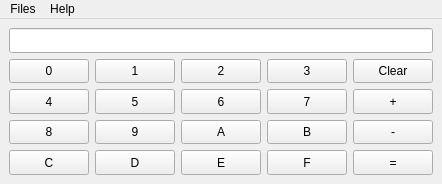
<?xml version="1.0" encoding="UTF-8"?>
<ui version="4.0">
 <class>mainWindow</class>
 <widget class="QMainWindow" name="mainWindow">
  <property name="geometry">
   <rect>
    <x>0</x>
    <y>0</y>
    <width>419</width>
    <height>184</height>
   </rect>
  </property>
  <property name="contextMenuPolicy">
   <enum>Qt::DefaultContextMenu</enum>
  </property>
  <property name="windowTitle">
   <string>Calculator of number systems</string>
  </property>
  <property name="windowIcon">
   <iconset>
    <normaloff>logo.png</normaloff>logo.png</iconset>
  </property>
  <property name="tabShape">
   <enum>QTabWidget::Rounded</enum>
  </property>
  <widget class="QWidget" name="mainWidget">
   <property name="sizePolicy">
    <sizepolicy hsizetype="Preferred" vsizetype="Preferred">
     <horstretch>0</horstretch>
     <verstretch>0</verstretch>
    </sizepolicy>
   </property>
   <layout class="QGridLayout" name="gridLayout_2">
    <property name="sizeConstraint">
     <enum>QLayout::SetDefaultConstraint</enum>
    </property>
    <item row="0" column="0">
     <layout class="QGridLayout" name="gridLayout">
      <item row="3" column="4">
       <widget class="QPushButton" name="buttonMinus">
        <property name="sizePolicy">
         <sizepolicy hsizetype="Minimum" vsizetype="Expanding">
          <horstretch>0</horstretch>
          <verstretch>0</verstretch>
         </sizepolicy>
        </property>
        <property name="text">
         <string>-</string>
        </property>
       </widget>
      </item>
      <item row="4" column="2">
       <widget class="QPushButton" name="buttonE">
        <property name="sizePolicy">
         <sizepolicy hsizetype="Minimum" vsizetype="Expanding">
          <horstretch>0</horstretch>
          <verstretch>0</verstretch>
         </sizepolicy>
        </property>
        <property name="text">
         <string>E</string>
        </property>
       </widget>
      </item>
      <item row="1" column="3">
       <widget class="QPushButton" name="button3">
        <property name="sizePolicy">
         <sizepolicy hsizetype="Minimum" vsizetype="Expanding">
          <horstretch>0</horstretch>
          <verstretch>0</verstretch>
         </sizepolicy>
        </property>
        <property name="text">
         <string>3</string>
        </property>
       </widget>
      </item>
      <item row="2" column="3">
       <widget class="QPushButton" name="button7">
        <property name="sizePolicy">
         <sizepolicy hsizetype="Minimum" vsizetype="Expanding">
          <horstretch>0</horstretch>
          <verstretch>0</verstretch>
         </sizepolicy>
        </property>
        <property name="text">
         <string>7</string>
        </property>
       </widget>
      </item>
      <item row="3" column="0">
       <widget class="QPushButton" name="button8">
        <property name="sizePolicy">
         <sizepolicy hsizetype="Minimum" vsizetype="Expanding">
          <horstretch>0</horstretch>
          <verstretch>0</verstretch>
         </sizepolicy>
        </property>
        <property name="text">
         <string>8</string>
        </property>
       </widget>
      </item>
      <item row="4" column="4">
       <widget class="QPushButton" name="buttonEquals">
        <property name="sizePolicy">
         <sizepolicy hsizetype="Minimum" vsizetype="Expanding">
          <horstretch>0</horstretch>
          <verstretch>0</verstretch>
         </sizepolicy>
        </property>
        <property name="text">
         <string>=</string>
        </property>
       </widget>
      </item>
      <item row="2" column="0">
       <widget class="QPushButton" name="button4">
        <property name="sizePolicy">
         <sizepolicy hsizetype="Minimum" vsizetype="Expanding">
          <horstretch>0</horstretch>
          <verstretch>0</verstretch>
         </sizepolicy>
        </property>
        <property name="text">
         <string>4</string>
        </property>
       </widget>
      </item>
      <item row="3" column="3">
       <widget class="QPushButton" name="buttonB">
        <property name="sizePolicy">
         <sizepolicy hsizetype="Minimum" vsizetype="Expanding">
          <horstretch>0</horstretch>
          <verstretch>0</verstretch>
         </sizepolicy>
        </property>
        <property name="text">
         <string>B</string>
        </property>
       </widget>
      </item>
      <item row="1" column="1">
       <widget class="QPushButton" name="button1">
        <property name="sizePolicy">
         <sizepolicy hsizetype="Minimum" vsizetype="Expanding">
          <horstretch>0</horstretch>
          <verstretch>0</verstretch>
         </sizepolicy>
        </property>
        <property name="text">
         <string>1</string>
        </property>
       </widget>
      </item>
      <item row="2" column="1">
       <widget class="QPushButton" name="button5">
        <property name="sizePolicy">
         <sizepolicy hsizetype="Minimum" vsizetype="Expanding">
          <horstretch>0</horstretch>
          <verstretch>0</verstretch>
         </sizepolicy>
        </property>
        <property name="text">
         <string>5</string>
        </property>
       </widget>
      </item>
      <item row="1" column="2">
       <widget class="QPushButton" name="button2">
        <property name="sizePolicy">
         <sizepolicy hsizetype="Minimum" vsizetype="Expanding">
          <horstretch>0</horstretch>
          <verstretch>0</verstretch>
         </sizepolicy>
        </property>
        <property name="text">
         <string>2</string>
        </property>
       </widget>
      </item>
      <item row="4" column="3">
       <widget class="QPushButton" name="buttonF">
        <property name="sizePolicy">
         <sizepolicy hsizetype="Minimum" vsizetype="Expanding">
          <horstretch>0</horstretch>
          <verstretch>0</verstretch>
         </sizepolicy>
        </property>
        <property name="text">
         <string>F</string>
        </property>
       </widget>
      </item>
      <item row="2" column="2">
       <widget class="QPushButton" name="button6">
        <property name="sizePolicy">
         <sizepolicy hsizetype="Minimum" vsizetype="Expanding">
          <horstretch>0</horstretch>
          <verstretch>0</verstretch>
         </sizepolicy>
        </property>
        <property name="text">
         <string>6</string>
        </property>
       </widget>
      </item>
      <item row="4" column="0">
       <widget class="QPushButton" name="buttonC">
        <property name="sizePolicy">
         <sizepolicy hsizetype="Minimum" vsizetype="Expanding">
          <horstretch>0</horstretch>
          <verstretch>0</verstretch>
         </sizepolicy>
        </property>
        <property name="text">
         <string>C</string>
        </property>
       </widget>
      </item>
      <item row="3" column="1">
       <widget class="QPushButton" name="button9">
        <property name="sizePolicy">
         <sizepolicy hsizetype="Minimum" vsizetype="Expanding">
          <horstretch>0</horstretch>
          <verstretch>0</verstretch>
         </sizepolicy>
        </property>
        <property name="text">
         <string>9</string>
        </property>
       </widget>
      </item>
      <item row="1" column="0">
       <widget class="QPushButton" name="button0">
        <property name="sizePolicy">
         <sizepolicy hsizetype="Minimum" vsizetype="Expanding">
          <horstretch>0</horstretch>
          <verstretch>0</verstretch>
         </sizepolicy>
        </property>
        <property name="text">
         <string>0</string>
        </property>
       </widget>
      </item>
      <item row="3" column="2">
       <widget class="QPushButton" name="buttonA">
        <property name="sizePolicy">
         <sizepolicy hsizetype="Minimum" vsizetype="Expanding">
          <horstretch>0</horstretch>
          <verstretch>0</verstretch>
         </sizepolicy>
        </property>
        <property name="text">
         <string>A</string>
        </property>
       </widget>
      </item>
      <item row="2" column="4">
       <widget class="QPushButton" name="buttonPlus">
        <property name="sizePolicy">
         <sizepolicy hsizetype="Minimum" vsizetype="Expanding">
          <horstretch>0</horstretch>
          <verstretch>0</verstretch>
         </sizepolicy>
        </property>
        <property name="text">
         <string>+</string>
        </property>
       </widget>
      </item>
      <item row="1" column="4">
       <widget class="QPushButton" name="buttonClear">
        <property name="sizePolicy">
         <sizepolicy hsizetype="Minimum" vsizetype="Expanding">
          <horstretch>0</horstretch>
          <verstretch>0</verstretch>
         </sizepolicy>
        </property>
        <property name="text">
         <string>Clear</string>
        </property>
       </widget>
      </item>
      <item row="4" column="1">
       <widget class="QPushButton" name="buttonD">
        <property name="sizePolicy">
         <sizepolicy hsizetype="Minimum" vsizetype="Expanding">
          <horstretch>0</horstretch>
          <verstretch>0</verstretch>
         </sizepolicy>
        </property>
        <property name="text">
         <string>D</string>
        </property>
       </widget>
      </item>
      <item row="0" column="0" colspan="5">
       <widget class="QLineEdit" name="lineEdit">
        <property name="sizePolicy">
         <sizepolicy hsizetype="Expanding" vsizetype="Expanding">
          <horstretch>0</horstretch>
          <verstretch>0</verstretch>
         </sizepolicy>
        </property>
       </widget>
      </item>
     </layout>
    </item>
   </layout>
  </widget>
  <widget class="QMenuBar" name="menu">
   <property name="geometry">
    <rect>
     <x>0</x>
     <y>0</y>
     <width>419</width>
     <height>22</height>
    </rect>
   </property>
   <widget class="QMenu" name="menuHelp">
    <property name="title">
     <string>Help</string>
    </property>
    <addaction name="actionAbout"/>
   </widget>
   <widget class="QMenu" name="menuFiles">
    <property name="title">
     <string>Files</string>
    </property>
    <addaction name="actionClear"/>
   </widget>
   <addaction name="menuFiles"/>
   <addaction name="menuHelp"/>
  </widget>
  <action name="actionAbout">
   <property name="text">
    <string>About</string>
   </property>
  </action>
  <action name="actionClear">
   <property name="text">
    <string>Очистить поле</string>
   </property>
  </action>
 </widget>
 <resources/>
 <connections>
  <connection>
   <sender>buttonClear</sender>
   <signal>clicked()</signal>
   <receiver>lineEdit</receiver>
   <slot>clear()</slot>
   <hints>
    <hint type="sourcelabel">
     <x>408</x>
     <y>83</y>
    </hint>
    <hint type="destinationlabel">
     <x>408</x>
     <y>53</y>
    </hint>
   </hints>
  </connection>
  <connection>
   <sender>actionClear</sender>
   <signal>triggered()</signal>
   <receiver>lineEdit</receiver>
   <slot>clear()</slot>
   <hints>
    <hint type="sourcelabel">
     <x>-1</x>
     <y>-1</y>
    </hint>
    <hint type="destinationlabel">
     <x>209</x>
     <y>42</y>
    </hint>
   </hints>
  </connection>
 </connections>
</ui>
